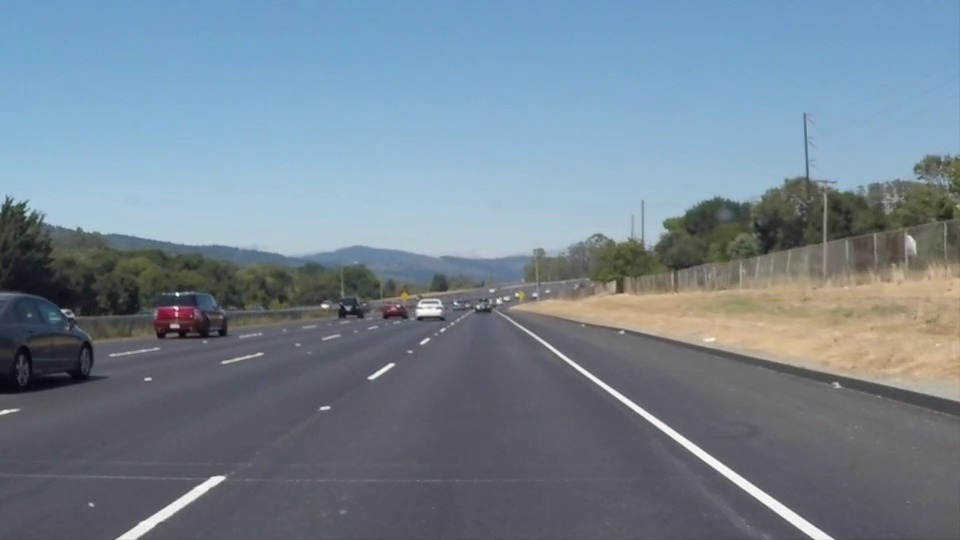
#> input picture badguy-2.jpg, 960 x 540 px, found by its file name
$ jupyter execute --allow-errors P1.ipynb   (shell and % lines are left out)
#> lines starting #> are read from the running program, lines starting #| are printed output that depends on the picture; after the words box and inside, x2 and y2 are one past the last pixel; in counts of white or black regions, pixels touching at a corner belong together
# Self-Driving Car Engineer Nanodegree

## Project: **Finding Lane Lines on the Road**
***
In this project, you will use the tools you learned about in the lesson to identify lane lines on the road.  You can develop your pipeline on a series of individual images, and later apply the result to a video stream (really just a series of images). Check out the video clip "raw-lines-example.mp4" (also contained in this repository) to see what the output should look like after using the helper functions below.

Once you have a result that looks roughly like "raw-lines-example.mp4", you'll need to get creative and try to average and/or extrapolate the line segments you've detected to map out the full extent of the lane lines.  You can see an example of the result you're going for in the video "P1_example.mp4".  Ultimately, you would like to draw just one line for the left side of the lane, and one for the right.

In addition to implementing code, there is a brief writeup to complete. The writeup should be completed in a separate file, which can be either a markdown file or a pdf document. There is a [write up template](https://github.com/udacity/CarND-LaneLines-P1/blob/master/writeup_template.md) that can be used to guide the writing process. Completing both the code in the Ipython notebook and the writeup template will cover all of the [rubric points](https://review.udacity.com/#!/rubrics/322/view) for this project.

---
Let's have a look at our first image called 'test_images/solidWhiteRight.jpg'.  Run the 2 cells below (hit Shift-Enter or the "play" button above) to display the image.

**Note: If, at any point, you encounter frozen display windows or other confounding issues, you can always start again with a clean slate by going to the "Kernel" menu above and selecting "Restart & Clear Output".**

---

**The tools you have are color selection, region of interest selection, grayscaling, Gaussian smoothing, Canny Edge Detection and Hough Tranform line detection.  You  are also free to explore and try other techniques that were not presented in the lesson.  Your goal is piece together a pipeline to detect the line segments in the image, then average/extrapolate them and draw them onto the image for display (as below).  Once you have a working pipeline, try it out on the video stream below.**

---

<figure>

 <figcaption>
 <p></p>
 <p style="text-align: center;"> Your output should look something like this (above) after detecting line segments using the helper functions below </p>
 </figcaption>
</figure>
 <p></p>
<figure>

 <figcaption>
 <p></p>
 <p style="text-align: center;"> Your goal is to connect/average/extrapolate line segments to get output like this</p>
 </figcaption>
</figure>

**Run the cell below to import some packages.  If you get an `import error` for a package you've already installed, try changing your kernel (select the Kernel menu above --> Change Kernel).  Still have problems?  Try relaunching Jupyter Notebook from the terminal prompt.  Also, consult the forums for more troubleshooting tips.**

## Import Packages

[cell 1]
#importing some useful packages
import matplotlib.pyplot as plt
import matplotlib.image as mpimg
from scipy import stats
import numpy as np
import cv2

[cell 2]
plt.rcParams["figure.figsize"] = [12, 10] # make images bigger

## Read in an Image

#> (a cell that did not finish here is left out)

## Ideas for Lane Detection Pipeline

**Some OpenCV functions (beyond those introduced in the lesson) that might be useful for this project are:**

`cv2.inRange()` for color selection
`cv2.fillPoly()` for regions selection
`cv2.line()` to draw lines on an image given endpoints
`cv2.addWeighted()` to coadd / overlay two images
`cv2.cvtColor()` to grayscale or change color
`cv2.imwrite()` to output images to file
`cv2.bitwise_and()` to apply a mask to an image

**Check out the OpenCV documentation to learn about these and discover even more awesome functionality!**

## Helper Functions

Below are some helper functions to help get you started. They should look familiar from the lesson!

[cell 4]
import math

def grayscale(img):
    """Applies the Grayscale transform
    This will return an image with only one color channel
    but NOTE: to see the returned image as grayscale
    (assuming your grayscaled image is called 'gray')
    you should call plt.imshow(gray, cmap='gray')"""
    return cv2.cvtColor(img, cv2.COLOR_RGB2GRAY)
    # Or use BGR2GRAY if you read an image with cv2.imread()
    #return cv2.cvtColor(img, cv2.COLOR_BGR2GRAY)

def canny(img, low_threshold, high_threshold):
    """Applies the Canny transform"""
    return cv2.Canny(img, low_threshold, high_threshold)

def gaussian_blur(img, kernel_size):
    """Applies a Gaussian Noise kernel"""
    return cv2.GaussianBlur(img, (kernel_size, kernel_size), 0)

def region_of_interest(img, vertices):
    """
    Applies an image mask.

    Only keeps the region of the image defined by the polygon
    formed from `vertices`. The rest of the image is set to black.
    `vertices` should be a numpy array of integer points.
    """
    #defining a blank mask to start with
    mask = np.zeros_like(img)

    #defining a 3 channel or 1 channel color to fill the mask with depending on the input image
    if len(img.shape) > 2:
        channel_count = img.shape[2]  # i.e. 3 or 4 depending on your image
        ignore_mask_color = (255,) * channel_count
    else:
        ignore_mask_color = 255

    #filling pixels inside the polygon defined by "vertices" with the fill color
    cv2.fillPoly(mask, vertices, ignore_mask_color)

    #returning the image only where mask pixels are nonzero
    masked_image = cv2.bitwise_and(img, mask)
    return masked_image


# [21 lines left out: function draw_lines, not called in this run]

def hough_lines(img, rho, theta, threshold, min_line_len, max_line_gap, fn_draw_lines):
    """
    `img` should be the output of a Canny transform.

    Returns an image with hough lines drawn.
    """
    lines = cv2.HoughLinesP(img, rho, theta, threshold, np.array([]), minLineLength=min_line_len, maxLineGap=max_line_gap)
    line_img = np.zeros((img.shape[0], img.shape[1], 3), dtype=np.uint8)
    fn_draw_lines(line_img, lines)
    return line_img

# Python 3 has support for cool math symbols.

def weighted_img(img, initial_img, α=0.8, β=1., γ=0.):
    """
    `img` is the output of the hough_lines(), An image with lines drawn on it.
    Should be a blank image (all black) with lines drawn on it.

    `initial_img` should be the image before any processing.

    The result image is computed as follows:

    initial_img * α + img * β + γ
    NOTE: initial_img and img must be the same shape!
    """
    return cv2.addWeighted(initial_img, α, img, β, γ)

## Test Images

Build your pipeline to work on the images in the directory "test_images"
**You should make sure your pipeline works well on these images before you try the videos.**

[cell 5]
import os
os.listdir("test_images/")

## Build a Lane Finding Pipeline

Build the pipeline and run your solution on all test_images. Make copies into the `test_images_output` directory, and you can use the images in your writeup report.

Try tuning the various parameters, especially the low and high Canny thresholds as well as the Hough lines parameters.

#> (a cell that did not finish here is left out)

[cell 7]
class LaneFinder():

    def __init__(self):
        self.nframes_processed = 0
        self.prev_frame_lanes = None
        self.FRAME_CHANGE = 5

    def region_processing(self, image):
        #print(image.shape) # (540, 960)


        vb = int(image.shape[1] * 0.51) # x-axis
        hb = int(image.shape[0] * 0.55) # y-axis

        vertices = np.array([[
            (vb, hb), # TL
            (0, image.shape[0]),                # BL
            (image.shape[1], image.shape[0]),   # BR
            (vb, hb), # TR
        ]], dtype=np.int32)

        return region_of_interest(image, vertices)

    def process(self, image):

        """
        # DELETE THIS
        self.bimg = np.copy(image)
        if self.nframes_processed % self.FRAME_CHANGE == 0:
            self.prev_frame_img = np.copy(image)

        ###
        """

        self.old_img = np.copy(image)

        final_img = grayscale(image)
        final_img = gaussian_blur(final_img, 5)
        final_img = canny(final_img, 60, 60*4)

        #LaneFinder.show_img(final_img)

        final_img = self.region_processing(final_img)

        #LaneFinder.show_img(final_img)

        rho = 5 # distance resolution in pixels of the Hough grid
        theta = np.pi/180 * 2 # angular resolution in radians of the Hough grid
        threshold = 20     # minimum number of votes (intersections in Hough grid cell)
        min_line_length = 5 #minimum number of pixels making up a line
        max_line_gap = 10    # maximum gap in pixels between connectable line segments

        final_img = hough_lines(final_img, rho, theta, threshold, min_line_length, max_line_gap, self.draw_extrapolated_lines)

        #LaneFinder.show_img(final_img)

        final_img = weighted_img(final_img, self.old_img)

        self.nframes_processed += 1

        return final_img

    def get_xy_axis_values(self, lines):
        # grab columns
        x1, y1, x2, y2 = lines.transpose()[:,:]

        # XXX: Clean this up :(
        x1 = x1[0]
        y1 = y1[0]
        x2 = x2[0]
        y2 = y2[0]

        return x1, y1, x2, y2

    def get_lanes(self, lines):

        x1, y1, x2, y2 = self.get_xy_axis_values(lines)

        left_lane = []
        right_lane = []

        for i in range(0, len(x1)):

            r = stats.linregress(
                [x1[i], x2[i],],
                [y1[i], y2[i],]
            )

            hb = self.old_img.shape[1] * 0.5 # 400, x-axis

            # lanes around the x=400 range are probably left
            if r.slope < 0 and x1[i] < hb:
                left_lane.append([x1[i], y1[i]])
                left_lane.append([x2[i], y2[i]])

            # If the slope is 0, use the x value to guess which lane it's in
            elif r.slope == 0:

                if y1[i] > self.old_img.shape[0]*0.9 or y2[i] > self.old_img.shape[0]*0.9:
                    pass

                elif x1[i] < hb:
                    left_lane.append([x1[i], y1[i]])
                    left_lane.append([x2[i], y2[i]])
                else:
                    right_lane.append([x1[i], y1[i]])
                    right_lane.append([x2[i], y2[i]])

            elif r.slope > 0 and x1[i] > hb:
                right_lane.append([x1[i], y1[i]])
                right_lane.append([x2[i], y2[i]])

        return np.array(left_lane), np.array(right_lane)

    def draw_extrapolated_lines(self, img, lines, color=[255, 0, 0], thickness=5):

        left_lane, right_lane = self.get_lanes(lines)

        #self.graph_lanes(left_lane, right_lane)

        # Use older frame to improve stability of extrapolation
        # Older frames will smooth out the jumpiness of the extrapolation
        new_left_lane = left_lane
        new_right_lane = right_lane
        #if self.prev_frame_lanes:
        #    new_left_lane = np.concatenate((left_lane, self.prev_frame_lanes['left_lane']))
        #    new_right_lane = np.concatenate((right_lane, self.prev_frame_lanes['right_lane']))

        """
        # DELETE THIS LATER
        if self.nframes_processed % 50 == 0:
            print('new')
            LaneFinder.show_img(self.bimg)
            print('before')
            LaneFinder.show_img(self.prev_frame_img)

        ###
        """

        lslope, lintercept, _, _, _ = stats.linregress(new_left_lane[:,0], new_left_lane[:,1])
        rslope, rintercept, _, _, _ = stats.linregress(new_right_lane[:,0], new_right_lane[:,1])

        # left lane line
        # y = mx + b, we solve for x in a few places:

        vb = int(img.shape[0] * 0.62) # 330, y-axis

        cv2.line(
            img,
            (int((vb - lintercept)/lslope), vb),
            (int((img.shape[0] - lintercept)/lslope), img.shape[0]),
            color,
            thickness
        )

        #right lane line
        cv2.line(
            img,
            (int((vb - rintercept)/rslope), vb),
            (int((img.shape[0] - rintercept)/rslope), img.shape[0]),
            color,
            thickness
        )

        # Save this frame for use in the next FRAME_CHANGE frames
        if self.nframes_processed % self.FRAME_CHANGE == 0:
            self.prev_frame_lanes = {
                'left_lane': left_lane,
                'right_lane': right_lane,
            }

    # [17 lines left out: function graph_lanes, not called in this run]

    @staticmethod
    def show_img(image, cmap=None):
        plt.gca().invert_yaxis()
        plt.imshow(image, cmap=cmap)
        plt.show()

TEST_IMAGE_PATH = 'test_images/'
#> TEST_IMAGE_PATH = 'test_images/'

#LaneFinder.show_img(LaneFinder().process(mpimg.imread(TEST_IMAGE_PATH + 'solidWhiteCurve.jpg'))) # test on 1 img

"""
for fname in os.listdir(TEST_IMAGE_PATH):
    l = LaneFinder()
    print(fname)
    image = mpimg.imread(TEST_IMAGE_PATH + fname)
    #LaneFinder.show_img(image)
    final_img = l.process(image)
    LaneFinder.show_img(final_img)
"""

[cell 8]
LaneFinder.show_img(LaneFinder().process(mpimg.imread(TEST_IMAGE_PATH + 'badguy-2.jpg'))) # test on 1 img
#> in process, self.old_img is the input picture: shape (540, 960, 3); mean R, G, B 116.7, 132.3, 146
#> in grayscale, `return cv2.cvtColor(img, cv2.COLOR_RGB2GRAY)`:
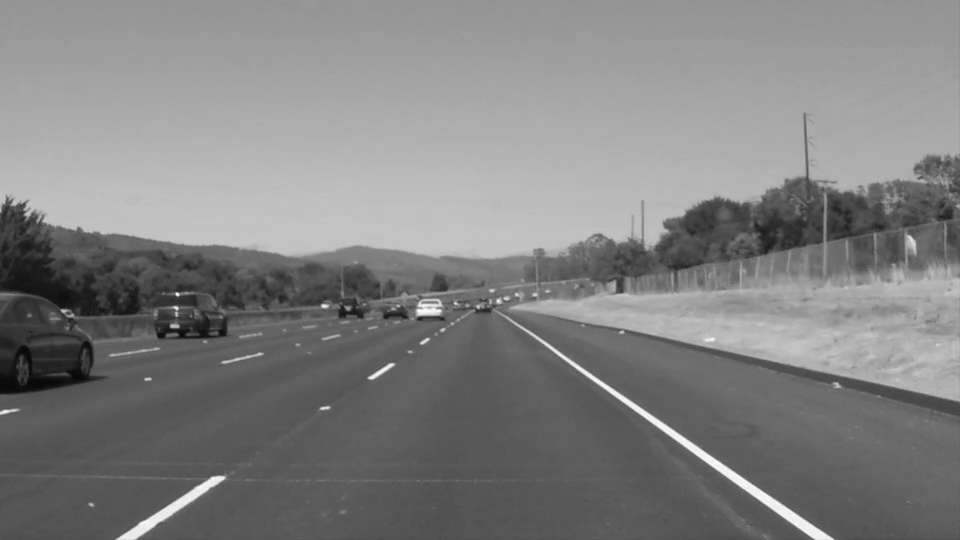
#> returned value: shape (540, 960); min 7, max 255, mean 129.2
#> in canny, `return cv2.Canny(img, low_threshold, high_threshold)`:
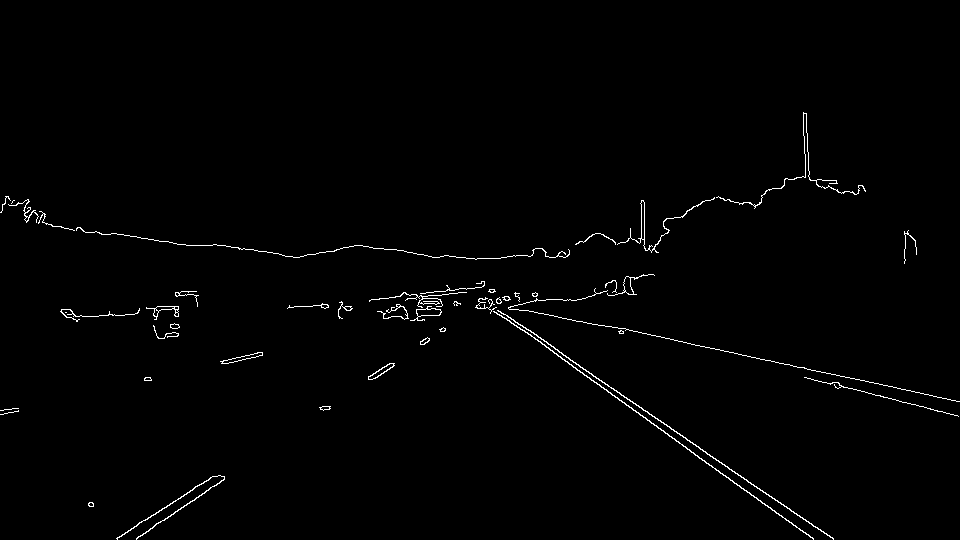
#> returned value: shape (540, 960); 1% white in thin lines or dots, all inside (x1, y1, x2, y2) = (0, 112, 960, 540)
#> in region_of_interest, `cv2.fillPoly(mask, vertices, ignore_mask_color)`:
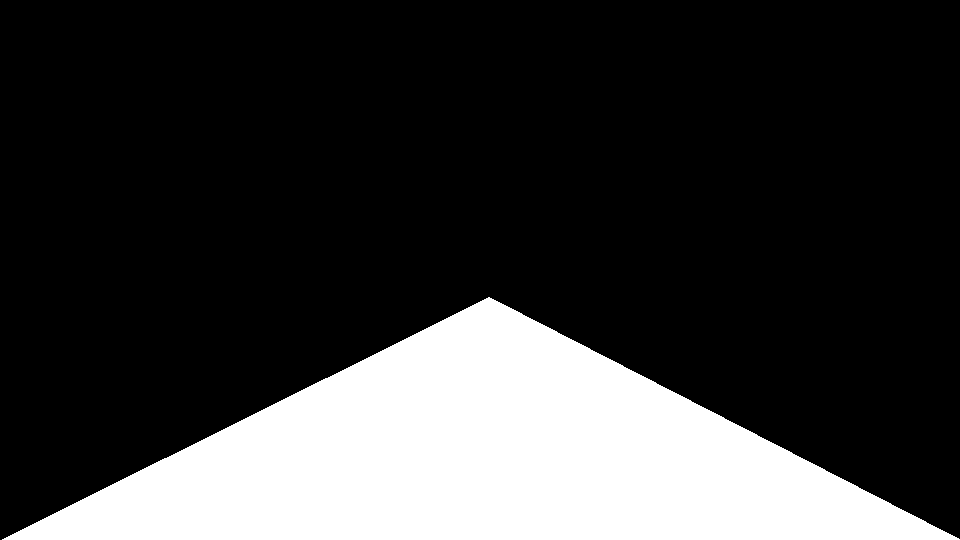
#> mask: shape (540, 960); 22.5% white; 1 white region, box (x1, y1, x2, y2) and area: (2, 297, 960, 540) 116755
#> in region_of_interest, `masked_image = cv2.bitwise_and(img, mask)`:
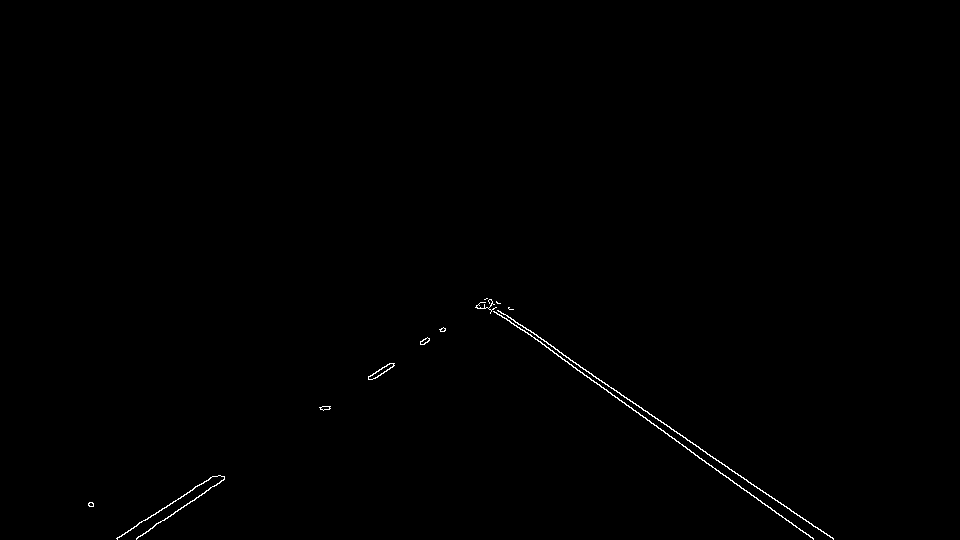
#> masked_image: shape (540, 960); 0.32% white in thin lines or dots, all inside (x1, y1, x2, y2) = (88, 298, 834, 540)
#> in hough_lines, `lines = cv2.HoughLinesP(img, rho, theta, threshold, np.array([]), minL..`: lines = 63 rows, first 6: [548, 344, 685, 437], [522, 329, 793, 525], [136, 538, 224, 478], [420, 343, 445, 328], [702, 449, 722, 464], [368, 377, 392, 363]
#> in get_xy_axis_values, `x1 = x1[0]`: x1 = 63 values, max 827 at index 39, min 116 at index 41, mean 516.4
#> in get_xy_axis_values, `y1 = y1[0]`: y1 = 63 values, max 539 at index 51, min 298 at index 19, mean 407.7
#> in get_xy_axis_values, `x2 = x2[0]`: x2 = 63 values, max 832 at index 39, min 153 at index 16, mean 541.1
#> in get_xy_axis_values, `y2 = y2[0]`: y2 = 63 values, max 539 at index 25, min 299 at index 50, mean 413.1
#> the loop in get_lanes, `for i in range(0, len(x1)): ` made 63 passes
#> r on passes 1 to 12: (0.679, -28, 1, 0, 0), (0.723, -48.54, 1, 0, 0), (-0.682, 630.7, -1, 0, 0), (-0.6, 595, -1, 0, 0), (0.75, -77.5, 1, 0, 0), (-0.583, 591.7, -1, 0, 0), (0.429, 102, 1, 0, 0), (0.609, 8.65, 1, 0, 0), (1, -270, 1, 0, 0), (-0.609, 604.8, -1, 0, 0), (-0.571, 598.9, -1, 0, 0), (0.718, -55.33, 1, 0, 0)
#> after the loop in get_lanes, `for i in range(0, len(x1)):`: left_lane = 38 pairs, first value 116 to 490, second value 299 to 539; right_lane = 70 pairs, first value 481 to 832, second value 298 to 539
#> in draw_extrapolated_lines, `new_left_lane = left_lane`: new_left_lane has the same summary as left_lane in get_lanes
#> in draw_extrapolated_lines, `new_right_lane = right_lane`: new_right_lane has the same summary as right_lane in get_lanes
#> in draw_extrapolated_lines, `lslope, lintercept, _, _, _ = stats.linregress(new_left_lane[:,0], new..`: lslope = -0.655; lintercept = 619.1
#> in draw_extrapolated_lines, `rslope, rintercept, _, _, _ = stats.linregress(new_right_lane[:,0], ne..`: rslope = 0.694; rintercept = -35.04
#> in draw_extrapolated_lines, `cv2.line( img, (int((vb - rintercept)/rslope), vb), (int((img.shape[0]..`:
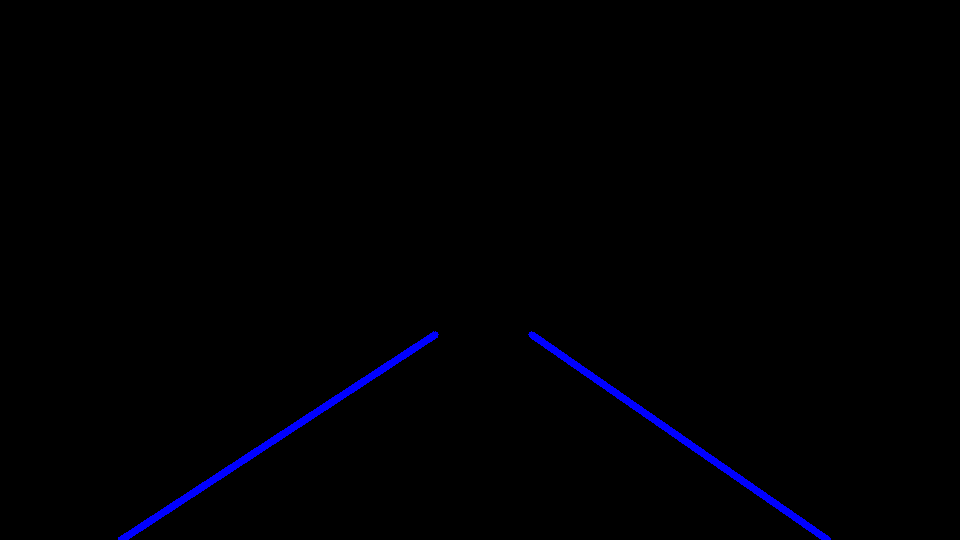
#> img: shape (540, 960, 3); mean of channels 0, 1, 2 2.6, 0, 0; drawn as B, G, R
#> in weighted_img, `return cv2.addWeighted(initial_img, α, img, β, γ)`:
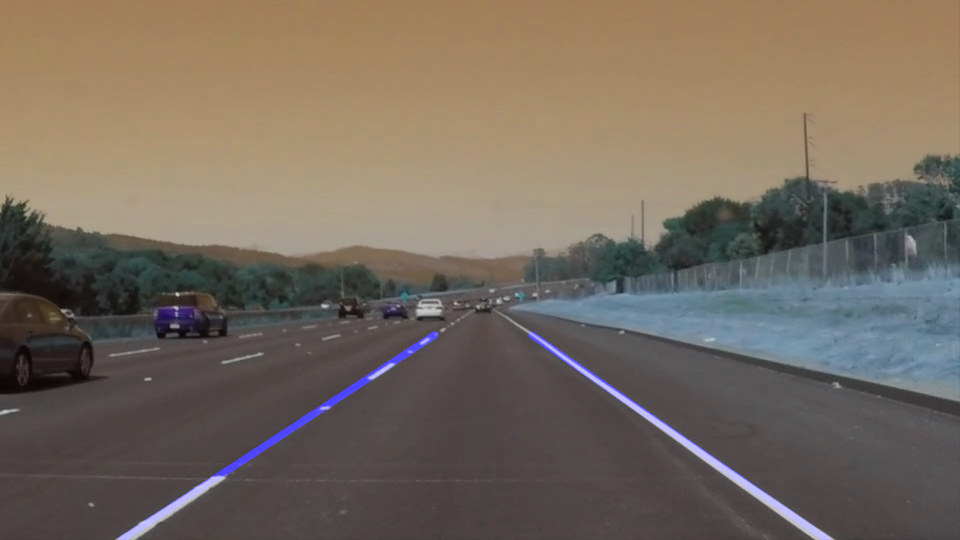
#> returned value: shape (540, 960, 3); mean of channels 0, 1, 2 94.6, 105.8, 116.8; drawn as B, G, R
